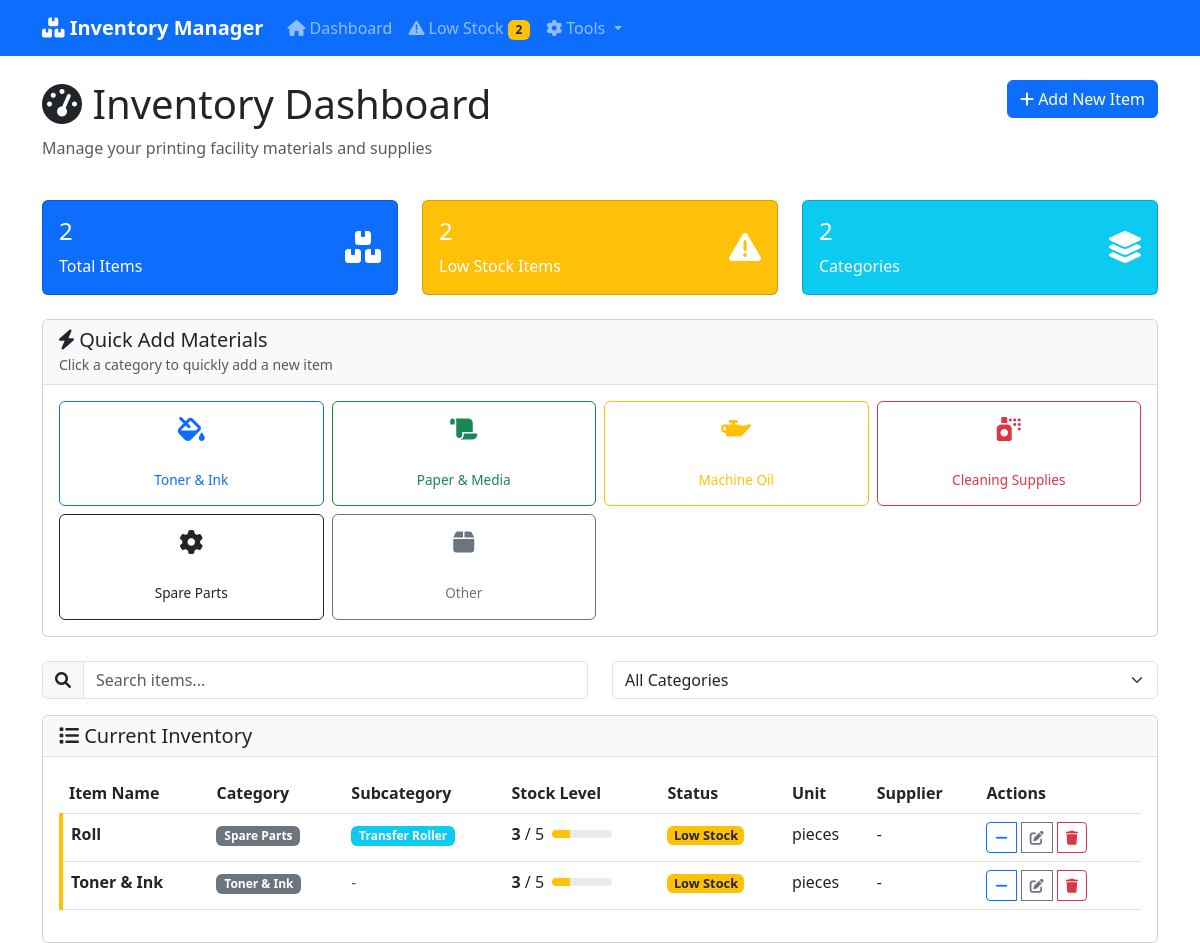
Before: / with the older database file.
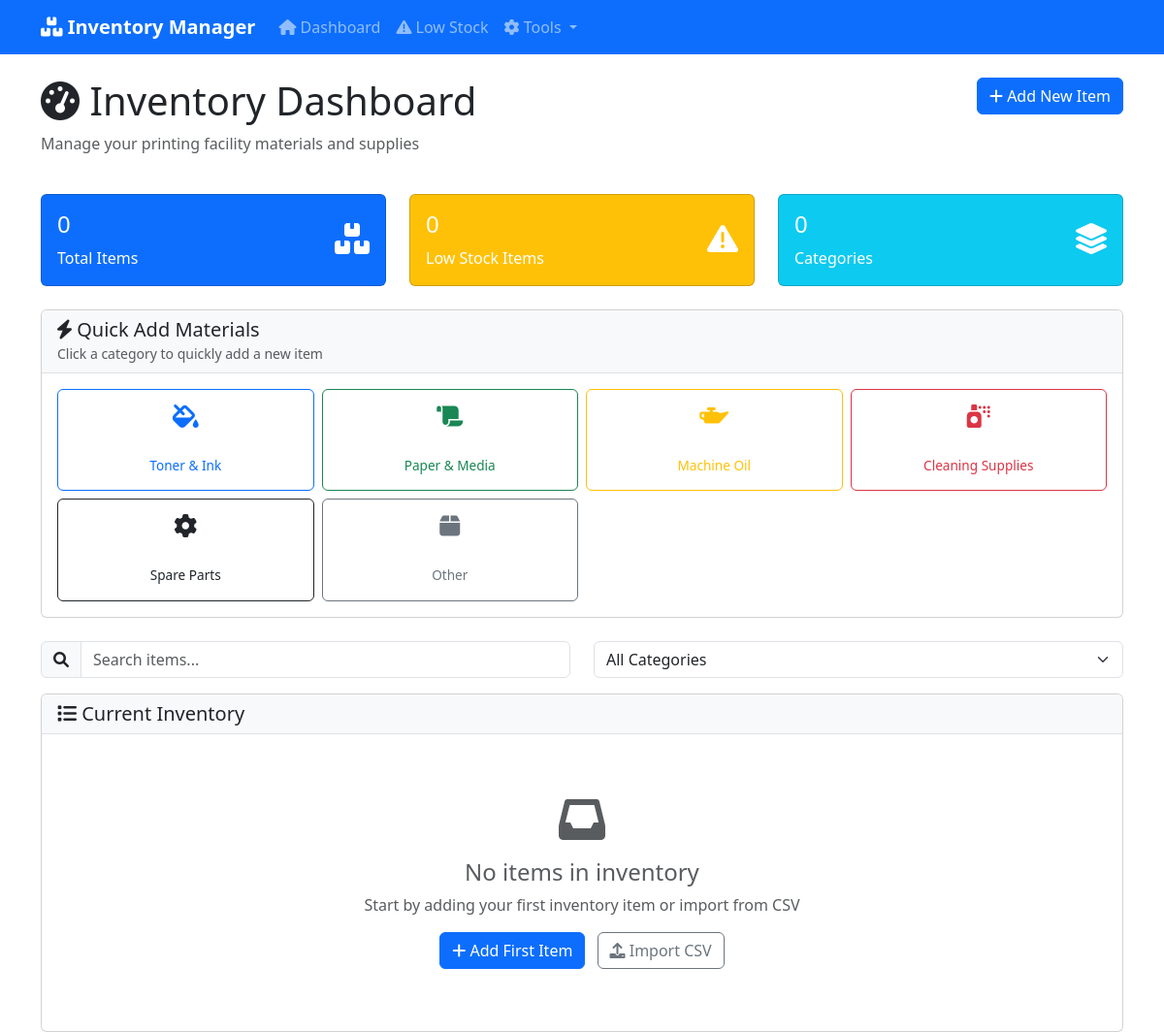
After: the same page with the newer database file.
### tables this page shows
CREATE TABLE inventory (
            id INTEGER PRIMARY KEY AUTOINCREMENT,
            name TEXT NOT NULL,
            category TEXT NOT NULL,
            current_quantity INTEGER NOT NULL DEFAULT 0,
            minimum_threshold INTEGER NOT NULL DEFAULT 0,
            unit TEXT NOT NULL DEFAULT 'pieces',
            supplier TEXT,
            notes TEXT,
            last_updated TIMESTAMP DEFAULT CURRENT_TIMESTAMP
        , subcategory TEXT);

### app.py (the view)
@app.route('/')
def index():
    items = get_all_items()
    low_stock_items = get_low_stock_items()
    return render_template('index.html', items=items, low_stock_count=len(low_stock_items))

### app.py (called while the page is built)
@app.context_processor
def inject_low_stock_count():
    low_stock_items = get_low_stock_items()
    return dict(low_stock_count=len(low_stock_items))

def get_db_connection():
    conn = sqlite3.connect('inventory.db')
    conn.row_factory = sqlite3.Row
    return conn

def get_all_items():
    conn = get_db_connection()
    items = conn.execute('SELECT * FROM inventory ORDER BY name').fetchall()
    conn.close()
    return items

def get_low_stock_items():
    conn = get_db_connection()
    items = conn.execute(
        'SELECT * FROM inventory WHERE current_quantity <= minimum_threshold ORDER BY name'
    ).fetchall()
    conn.close()
    return items

### templates/index.html (shortened to what this page needs)
{% extends "base.html" %}
{% block content %}
<div class="row mb-4">
    <div class="col-md-8">
        <h1><i class="fas fa-tachometer-alt"></i> Inventory Dashboard</h1>
        <p class="text-muted">Manage your printing facility materials and supplies</p>
    </div>
    <div class="col-md-4 text-end">
        <a href="{{ url_for('add_item') }}" class="btn btn-primary">
            <i class="fas fa-plus"></i> Add New Item
        </a>
    </div>
</div>
<div class="row mb-4">
    <div class="col-md-4">
        <div class="card text-white bg-primary">
            <div class="card-body">
                <div class="d-flex justify-content-between">
                    <div>
                        <h4>{{ items|length }}</h4>
                        <p class="mb-0">Total Items</p>
                    </div>
                    <div class="align-self-center">
                        <i class="fas fa-boxes fa-2x"></i>
                    </div>
                </div>
            </div>
        </div>
    </div>
    <div class="col-md-4">
        <div class="card text-white bg-warning">
            <div class="card-body">
                <div class="d-flex justify-content-between">
                    <div>
                        <h4>{{ low_stock_count }}</h4>
                        <p class="mb-0">Low Stock Items</p>
                    </div>
                    <div class="align-self-center">
                        <i class="fas fa-exclamation-triangle fa-2x"></i>
                    </div>
                </div>
            </div>
        </div>
    </div>
    <div class="col-md-4">
        <div class="card text-white bg-info">
            <div class="card-body">
                <div class="d-flex justify-content-between">
                    <div>
                        <h4>
                            {% set categories = items|map(attribute='category')|unique|list %}
                            {{ categories|length }}
                        </h4>
                        <p class="mb-0">Categories</p>
                    </div>
                    <div class="align-self-center">
                        <i class="fas fa-layer-group fa-2x"></i>
                    </div>
                </div>
            </div>
        </div>
    </div>
</div>
<div class="card mb-4">
    <div class="card-header">
        <h5 class="mb-0"><i class="fas fa-bolt"></i> Quick Add Materials</h5>
        <small class="text-muted">Click a category to quickly add a new item</small>
    </div>
    <div class="card-body">
        <div class="row g-2">
            <div class="col-6 col-md-3">
                <button class="btn btn-outline-primary w-100 quick-add-btn"
                        data-category="Toner & Ink"
                        onclick="openQuickAddModal('Toner & Ink')">
                    <i class="fas fa-fill-drip"></i><br>
                    <small>Toner & Ink</small>
                </button>
            </div>
            <div class="col-6 col-md-3">
                <button class="btn btn-outline-success w-100 quick-add-btn"
                        data-category="Paper & Media"
                        onclick="openQuickAddModal('Paper & Media')">
                    <i class="fas fa-scroll"></i><br>
                    <small>Paper & Media</small>
                </button>
            </div>
            <div class="col-6 col-md-3">
                <button class="btn btn-outline-warning w-100 quick-add-btn"
                        data-category="Machine Oil"
                        onclick="openQuickAddModal('Machine Oil')">
                    <i class="fas fa-oil-can"></i><br>
                    <small>Machine Oil</small>
                </button>
            </div>
            <div class="col-6 col-md-3">
                <button class="btn btn-outline-danger w-100 quick-add-btn"
                        data-category="Cleaning Supplies"
                        onclick="openQuickAddModal('Cleaning Supplies')">
                    <i class="fas fa-spray-can"></i><br>
                    <small>Cleaning Supplies</small>
                </button>
            </div>
            <div class="col-6 col-md-3">
                <button class="btn btn-outline-dark w-100 quick-add-btn"
                        data-category="Spare Parts"
                        onclick="openQuickAddModal('Spare Parts')">
                    <i class="fas fa-cog"></i><br>
                    <small>Spare Parts</small>
                </button>
            </div>
            <div class="col-6 col-md-3">
                <button class="btn btn-outline-secondary w-100 quick-add-btn"
                        data-category="Other"
                        onclick="openQuickAddModal('Other')">
                    <i class="fas fa-box"></i><br>
                    <small>Other</small>
                </button>
            </div>
        </div>
    </div>
</div>
<div class="row mb-3">
    <div class="col-md-6">
        <div class="input-group">
            <span class="input-group-text"><i class="fas fa-search"></i></span>
            <input type="text" class="form-control" id="searchInput" placeholder="Search items...">
        </div>
    </div>
    <div class="col-md-6">
        <select class="form-select" id="categoryFilter">
            <option value="">All Categories</option>
            {% set categories = items|map(attribute='category')|unique|list %}
        </select>
    </div>
</div>
<div class="card">
    <div class="card-header">
        <h5 class="mb-0"><i class="fas fa-list"></i> Current Inventory</h5>
    </div>
    <div class="card-body">
        {% if items %}
            <div class="table-responsive">
                <table class="table table-hover" id="inventoryTable">
                    <thead>
                        <tr>
                            <th>Item Name</th>
                            <th>Category</th>
                            <th>Subcategory</th>
                            <th>Stock Level</th>
                            <th>Status</th>
                            <th>Unit</th>
                            <th>Supplier</th>
                            <th>Actions</th>
                        </tr>
                    </thead>
                    <tbody>
                        {% for item in items %}
                            <tr class="inventory-item
                                {% if item.current_quantity == 0 %}out-of-stock
                                {% elif item.current_quantity <= item.minimum_threshold %}low-stock
                                {% else %}good-stock
                                {% endif %}"
                                data-category="{{ item.category|lower }}"
                                data-name="{{ item.name|lower }}">
                                <td>
                                    <strong>{{ item.name }}</strong>
                                </td>
                                <td>
                                    <span class="badge bg-secondary">{{ item.category }}</span>
                                </td>
                                <td>
                                    {% if item.subcategory %}
                                        <span class="badge bg-info">{{ item.subcategory }}</span>
                                    {% else %}
                                        <span class="text-muted">-</span>
                                    {% endif %}
                                </td>
                                <td>
                                    <div class="d-flex align-items-center">
                                        <span class="me-2"><strong>{{ item.current_quantity }}</strong> / {{ item.minimum_threshold }}</span>
                                        <div class="progress" style="width: 60px; height: 8px;">
                                            {% set percentage = ((item.current_quantity / (item.minimum_threshold * 2)) * 100) if item.minimum_threshold > 0 else 100 %}
                                            {% set percentage = 100 if percentage > 100 else percentage %}
                                            <div class="progress-bar
                                                {% if percentage <= 25 %}bg-danger
                                                {% elif percentage <= 50 %}bg-warning
                                                {% else %}bg-success
                                                {% endif %}"
                                                style="width: {{ percentage }}%"></div>
                                        </div>
                                    </div>
                                </td>
                                <td>
                                    {% if item.current_quantity == 0 %}
                                        <span class="badge bg-danger status-badge">Out of Stock</span>
                                    {% elif item.current_quantity <= item.minimum_threshold %}
                                        <span class="badge bg-warning text-dark status-badge">Low Stock</span>
                                    {% else %}
                                        <span class="badge bg-success status-badge">In Stock</span>
                                    {% endif %}
                                </td>
                                <td>{{ item.unit }}</td>
                                <td>{{ item.supplier or '-' }}</td>
                                <td>
                                    <div class="btn-group btn-group-sm">
                                        <button class="btn btn-outline-primary use-item-btn"
                                           title="Use Item"
                                           type="button"
                                           data-item-id="{{ item.id }}"
                                           data-item-name="{{ item.name }}"
                                           data-item-quantity="{{ item.current_quantity }}"
                                           data-item-unit="{{ item.unit }}">
                                            <i class="fas fa-minus"></i>
                                        </button>
                                        <a href="{{ url_for('edit_item', item_id=item.id) }}"
                                           class="btn btn-outline-secondary"
                                           title="Edit Item">
                                            <i class="fas fa-edit"></i>
                                        </a>
                                        <a href="{{ url_for('delete_item', item_id=item.id) }}"
                                           class="btn btn-outline-danger"
                                           title="Delete Item"
                                           onclick="return confirm('Are you sure you want to delete this item?')">
                                            <i class="fas fa-trash"></i>
                                        </a>
                                    </div>
                                </td>
                            </tr>
                        {% endfor %}
                    </tbody>
                </table>
            </div>
        {% else %}
            <div class="text-center py-5">
                <i class="fas fa-inbox fa-3x text-muted mb-3"></i>
                <h4 class="text-muted">No items in inventory</h4>
                <p class="text-muted">Start by adding your first inventory item or import from CSV</p>
                <div class="mt-3">
                    <a href="{{ url_for('add_item') }}" class="btn btn-primary me-2">
                        <i class="fas fa-plus"></i> Add First Item
                    </a>
                    <a href="{{ url_for('import_csv') }}" class="btn btn-outline-secondary">
                        <i class="fas fa-upload"></i> Import CSV
                    </a>
                </div>
            </div>
        {% endif %}
    </div>
</div>
{% endblock %}

### templates/base.html (shortened to what this page needs)
<!DOCTYPE html>
<html lang="en">
<head>
    <link href="https://cdnjs.cloudflare.com/ajax/libs/bootstrap/5.3.0/css/bootstrap.min.css" rel="stylesheet">
    <link href="https://cdnjs.cloudflare.com/ajax/libs/font-awesome/6.0.0/css/all.min.css" rel="stylesheet">
</head>
<body>
    <nav class="navbar navbar-expand-lg navbar-dark bg-primary">
        <div class="container">
            <a class="navbar-brand" href="{{ url_for('index') }}">
                <i class="fas fa-boxes"></i> Inventory Manager
            </a>
            <div class="collapse navbar-collapse" id="navbarNav">
                <ul class="navbar-nav me-auto">
                    <li class="nav-item">
                        <a class="nav-link" href="{{ url_for('index') }}">
                            <i class="fas fa-home"></i> Dashboard
                        </a>
                    </li>
                    <li class="nav-item">
                        <a class="nav-link" href="{{ url_for('low_stock') }}">
                            <i class="fas fa-exclamation-triangle"></i> Low Stock
                            {% if low_stock_count > 0 %}
                                <span class="badge bg-warning text-dark">{{ low_stock_count }}</span>
                            {% endif %}
                        </a>
                    </li>
                    <li class="nav-item dropdown">
                        <a class="nav-link dropdown-toggle" href="#" role="button" data-bs-toggle="dropdown">
                            <i class="fas fa-cog"></i> Tools
                        </a>
                    </li>
                </ul>
            </div>
        </div>
    </nav>
    <div class="container mt-4">
        {% block content %}{% endblock %}
    </div>
</body>
</html>

### templates/base.html (style rules this page uses)
.navbar-brand { font-weight: bold; }
.card-header { background-color: #f8f9fa; border-bottom: 1px solid #dee2e6; }

### templates/index.html (style rules this page uses)
.quick-add-btn { padding: 15px 10px; min-height: 80px; font-weight: 500; transition: all 0.3s ease; display: flex; flex-direction: column; align-items: center; justify-content: center; }
.quick-add-btn i { font-size: 1.5rem; margin-bottom: 5px; }
.quick-add-btn small { white-space: normal; text-align: center; font-size: 0.85rem; }

Changed rows visible on the page:
removed inventory: name "Roll", category "Spare Parts", subcategory "Transfer Roller", current_quantity "3", minimum_threshold "5", {{ percentage }} 30.0 (drawn), shows "Low Stock", unit "pieces", supplier "-"
removed inventory: name "Toner & Ink", category "Toner & Ink", current_quantity "3", minimum_threshold "5", {{ percentage }} 30.0 (drawn), shows "Low Stock", unit "pieces", supplier "-"
Other visible differences:
{{ items|length }}: "2" → "0"
{{ low_stock_count }}: "2" → "0"
{{ categories|length }}: "2" → "0"
{{ low_stock_count }}: "2" → (not shown)
text no longer shown: "Item Name Category Subcategory Stock Level Status Unit Supplier Actions"
text now shown: "No items in inventory Start by adding your first inventory item or import from CSV Add First Item Import CSV"
